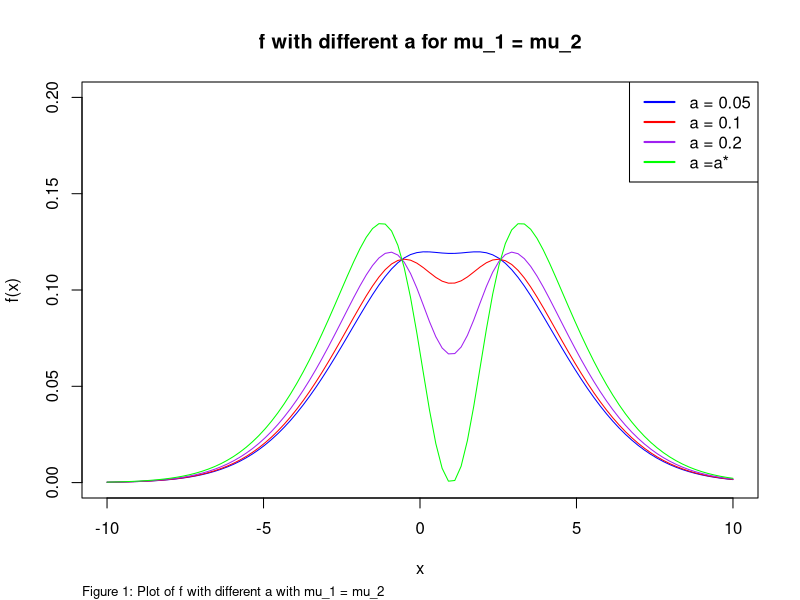
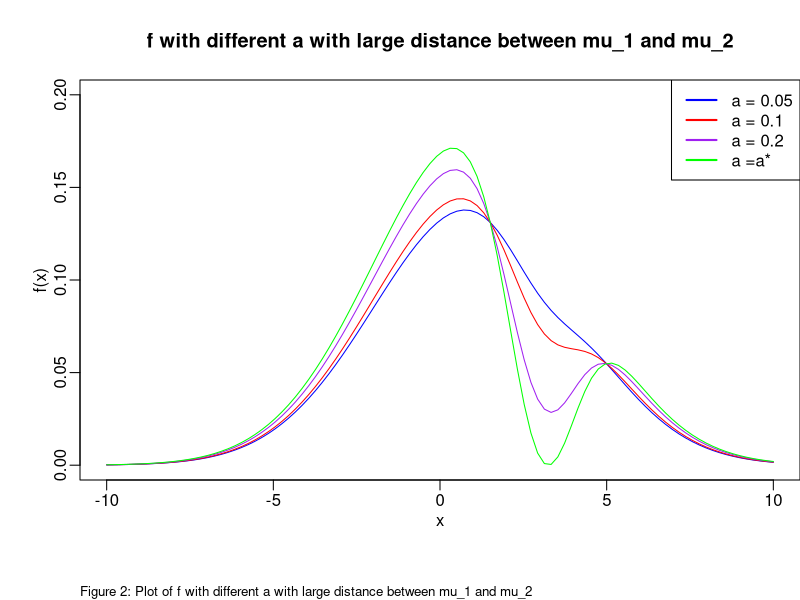
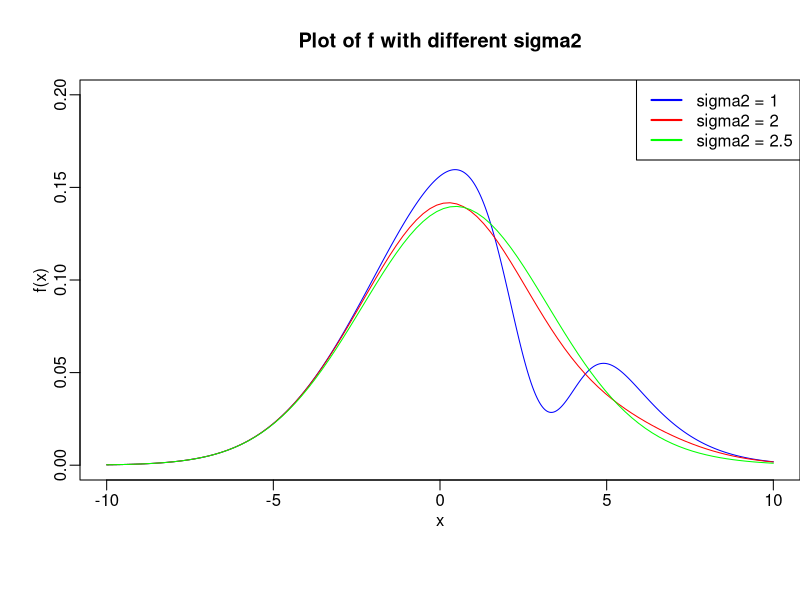
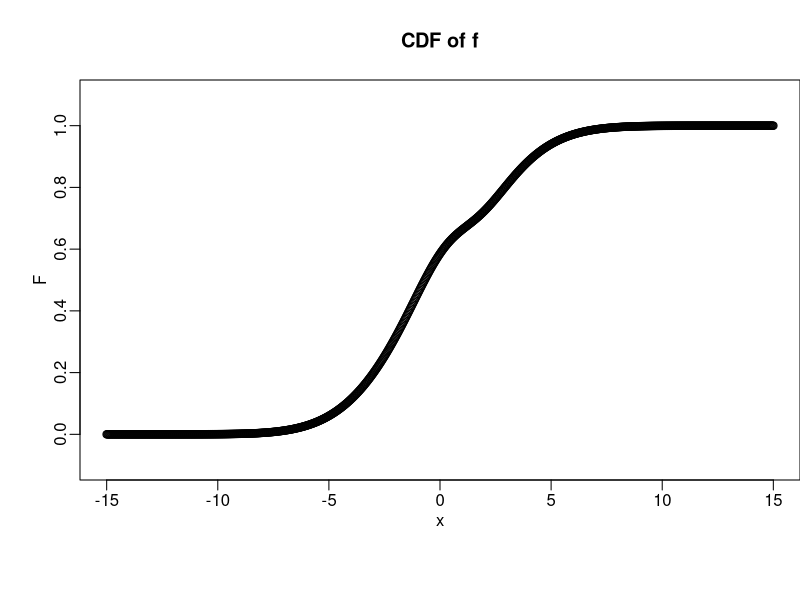
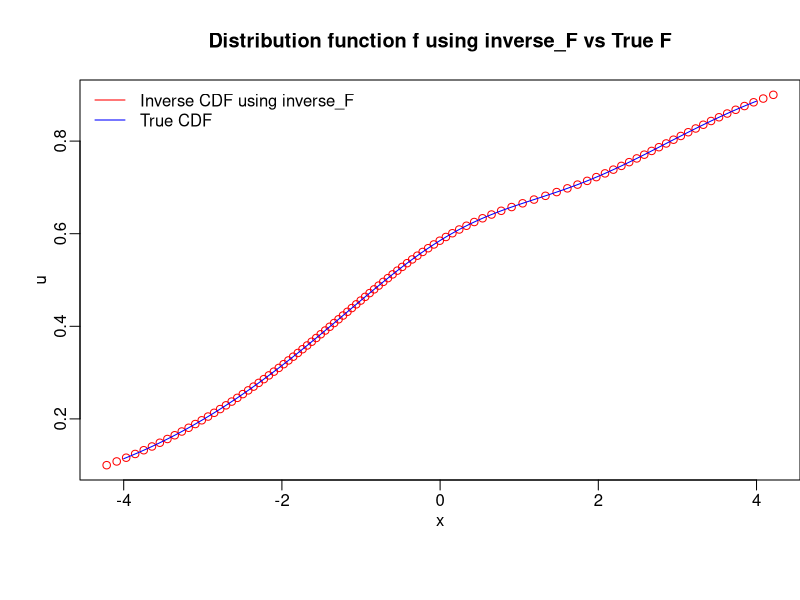
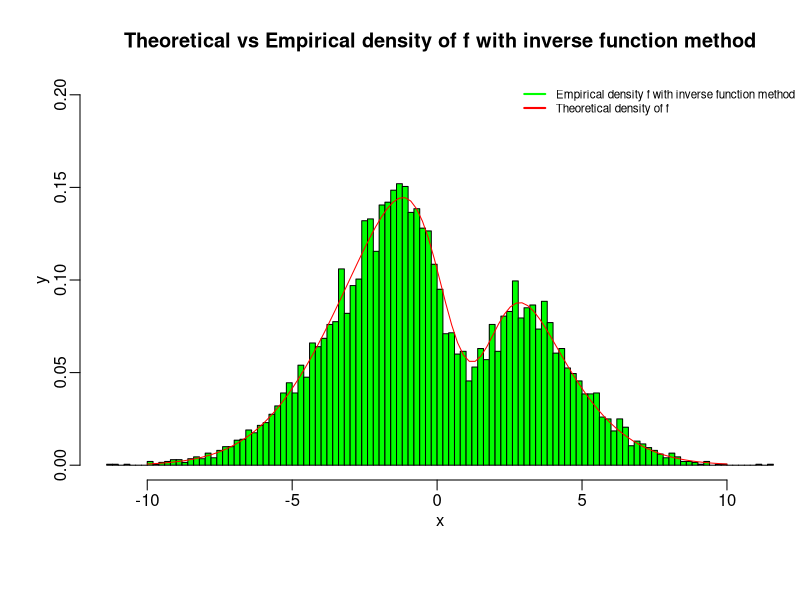
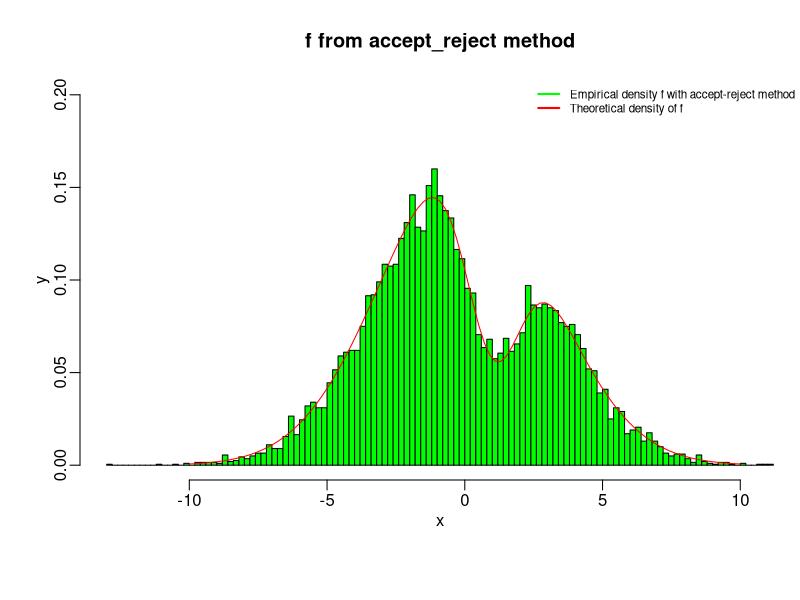
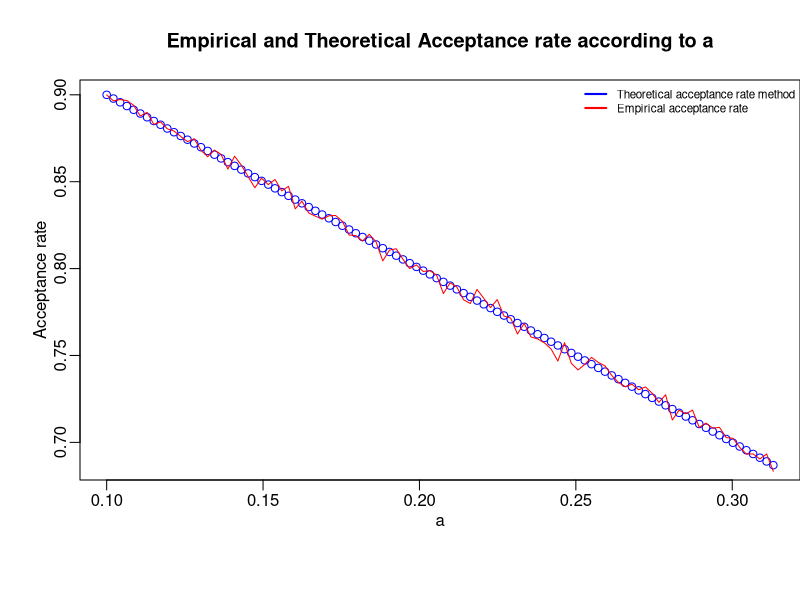

These figures' R source, in order:
## ---- chunk 1
knitr::opts_chunk$set(
  echo = TRUE,                    # Show code
  highlight = TRUE,               # Syntax highlighting
  #tidy = TRUE,                    # Format code
  
  # Wrap long lines at 80 characters
  # tidy.opts = list(width.cutoff = 80,comment = TRUE),  
  attr.source = ".numberLines"    # Show line numbers
)

## ---- chunk 2
f <- function(a, mu_1, mu_2, s_1, s_2, x) {
  C = 1 / (1 - a)
  f1 = (1 / (2 * pi * (s_1^2))^0.5) * exp(-0.5 * ((x - mu_1)^2) / (s_1^2))
  f2 = (1 / (2 * pi * (s_2^2))^0.5) * exp(-0.5 * ((x - mu_2)^2) / (s_2^2))
  return(C * (f1 - a * f2))
}
## ---- chunk 3
mu_1 = 1
mu_2 = 1
s_1 = 3
s_2 = 1
a_borne = s_2/s_1*exp(-(mu_1-mu_2)^2*0.5/(s_1^2-s_2^2)) #calculate a*

#plot first pdf of f with a = 0.05
if( 0.05 <= a_borne){ #each time we need to check that a is inferior than a
  x1<-seq(-10, 10,length.out = 100) #generate a sequence of length 100 from -10 to 10
  y1<-f(a=0.05, mu_1, mu_2, s_1, s_2, x1) #apply f with each element of x1 to get y1
  plot(x1,y1,type = "l", col='blue',ylim = c(0,0.2), 
       main = 'f with different a for mu_1 = mu_2', xlab = 'x', ylab='f(x)') 
}

#plot second pdf of f with a = 0.1
if(0.1 <= a_borne){
  x2<-seq(-10, 10,length.out = 100)
  y2<-f(a=0.1, mu_1, mu_2, s_1, s_2, x1)
  lines(x2,y2, col='red')
}

#plot third pdf of f with a = 0.2
if(0.2 <= a_borne){
  x3<-seq(-10, 10,length.out = 100)
  y3<-f(a=0.2, mu_1, mu_2, s_1, s_2, x1)
  lines(x3,y3, col='purple')
}

#plot fourth pdf of f with a*
x4<-seq(-10, 10,length.out = 100)
y4<-f(a_borne, mu_1, mu_2, s_1, s_2, x1)
lines(x4,y4, col='green') # use lines() to add another line in the same graph

legend("topright", legend = c("a = 0.05","a = 0.1","a = 0.2", "a =a*"),
       col = c("blue", "red", "purple", "green"), lwd =2, lty =1)

par(mar = c(6, 4, 4, 0), mgp = c(1.5, 0.5, 0)) 
mtext("Figure 1: Plot of f with different a with mu_1 = mu_2",side = 1,
      line = 5, adj = 0, cex = 0.8)
## ---- chunk 4
mu_1 = 1
mu_2 = 3
s_1 = 3
s_2 = 1
a_borne = s_2/s_1*exp(-(mu_1-mu_2)^2*0.5/(s_1^2-s_2^2)) #calculate a*

#plot first pdf of f with a = 0.05
if( 0.05 <= a_borne){ #each time we need to check that a is inferior than a
  x1<-seq(-10, 10,length.out = 100) #generate a sequence of length 100 from -10 to 10
  y1<-f(a=0.05, mu_1, mu_2, s_1, s_2, x1) #apply f with each element of x1 to get y1
  plot(x1,y1,type = "l", col='blue',ylim = c(0,0.2), 
       main = 'f with different a with large distance between mu_1 and mu_2',
       xlab = 'x', ylab='f(x)') 
}

#plot second pdf of f with a = 0.1
if(0.1 <= a_borne){
  x2<-seq(-10, 10,length.out = 100)
  y2<-f(a=0.1, mu_1, mu_2, s_1, s_2, x1)
  lines(x2,y2, col='red')
}

#plot third pdf of f with a = 0.2
if(0.2 <= a_borne){
  x3<-seq(-10, 10,length.out = 100)
  y3<-f(a=0.2, mu_1, mu_2, s_1, s_2, x1)
  lines(x3,y3, col='purple')
}

#plot fourth pdf of f with a*
x4<-seq(-10, 10,length.out = 100)
y4<-f(a_borne, mu_1, mu_2, s_1, s_2, x1)
lines(x4,y4, col='green') # use lines() to add another line in the same graph

legend("topright", legend = c("a = 0.05","a = 0.1","a = 0.2", "a =a*"),
       col = c("blue", "red", "purple", "green"), lwd =2, lty =1)

par(mar = c(6, 4, 4, 0), mgp = c(1.5, 0.5, 0)) 
mtext("Figure 2: Plot of f with different a with large distance between mu_1 and mu_2",
      side = 1, line = 5, adj = 0, cex = 0.8)
## ---- chunk 5

mu_1 = 1
mu_2 = 3
s_1 = 3
a=0.2
a_borne = s_2/s_1*exp(-(mu_1-mu_2)^2*0.5/(s_1^2-s_2^2)) #calculate a*

#plot first pdf of f with sigma2 = 1
s_2 = 1 
a_borne = s_2/s_1*exp(-(mu_1-mu_2)^2*0.5/(s_1^2-s_2^2))
#each time we need to check that a is inferior than a and sigma1 > sigma2 because a* depends on sigma1 and sigma2 
if( a <= a_borne && s_1>s_2){ 
  x4<-seq(-10, 10,length.out = 1000)
  y4<-f(a, mu_1, mu_2, s_1, s_2, x4)
  plot(x4,y4, type = 'l', col='blue',ylim = c(0,0.2),
       main = "Plot of f with different sigma2", xlab = "x", ylab = "f(x)")
}

#plot second pdf of f with sigma2 = 2
s_2 = 2
a_borne = s_2/s_1*exp(-(mu_1-mu_2)^2*0.5/(s_1^2-s_2^2))
if( a <= a_borne && s_1>s_2){ 
  x5<-seq(-10, 10,length.out = 100)
  y5<-f(a, mu_1, mu_2, s_1, s_2, x5)
  lines(x5,y5, col='red')
}

#plot third pdf of f with sigma2 = 2.5
s_2 = 2.5
a_borne = s_2/s_1*exp(-(mu_1-mu_2)^2*0.5/(s_1^2-s_2^2))
if( a <= a_borne && s_1>s_2){ 
  x6<-seq(-10, 10,length.out = 100)
  y6<-f(a, mu_1, mu_2, s_1, s_2, x6)
  lines(x6,y6, col='green')}


legend("topright", legend = c("sigma2 = 1","sigma2 = 2","sigma2 = 2.5"), 
       col = c("blue", "red", "green"), lwd =2, lty =1)

## ---- chunk 6
mu_1 = 0
mu_2 = 1
s_1 = 3
s_2 = 1
a=0.2
a_borne = s_2/s_1*exp(-(mu_1-mu_2)^2*0.5/(s_1^2-s_2^2))
## ---- chunk 7
F <- function(a, mu_1, mu_2, s_1, s_2, x) {
  # use R in-built function pnorm to generate cdf of f1 given parameters of x, mu_1 and s_1
  F1 <- pnorm(x, mean = mu_1, sd = s_1) 
  # use R in-built function pnorm to generate cdf of f2 given parameters of x, mu_2 and s_2
  F2 <- pnorm(x, mean = mu_2, sd = s_2) 
  return((F1 - a * F2) / (1 - a))
}

# Test the CDF function
mu_1 = 0
mu_2 = 1
s_1 = 3
s_2 = 1
a=0.2
x<-seq(-15, 15,length.out = 1000)
y<-F(a, mu_1, mu_2, s_1, s_2, x)
plot(x,y, ylim = c(-0.1,1.1), xlab='x', ylab='F', main="CDF of f")
## ---- chunk 8
inverse_F<-function(u,a, mu_1, mu_2, s_1, s_2,eps)
{
  if (u>=1 || u<=0) {stop("Error message: the value of CDF should be in ]0,1[")}
  
  x1 = -1 #initialize two values of x
  x2 = 1
  i=1
  
  #The while loop expands the bounds (x1 and x2) until F(x1) < u < F(x2),
  while((F(a, mu_1, mu_2, s_1, s_2, x1)-u)>0 || (F(a, mu_1, mu_2, s_1, s_2, x2)-u)<0){
    if(F(a, mu_1, mu_2, s_1, s_2, x1)-u>0){
       x1 <- x1*(2^i) # Expand x1 in the negative direction
    }
    if(F(a, mu_1, mu_2, s_1, s_2, x2)-u<0){
       x2 <- x2*(2^i)  # Expand x2 in the positive direction
    }
    i <- i+1
  }
    
  x = x1 
  
  while(abs(x1-x2)>eps){
    x = (x1+x2)/2  # Calculate midpoint
    if((F(a, mu_1, mu_2, s_1, s_2, x)-u)<0){
      x1 <-x # Narrow down the interval
    }else{
      x2<-x
    }
  }
  return(x)
   
}

# Test the inverse function method
mu_1 = 0
mu_2 = 1
s_1 = 3
s_2 = 1 
a = 0.2

# F_mirror wraps inverse_F, fixing parameters so we can apply it to multiple u values easily
F_mirror<-function(u){
  return(inverse_F(u,a, mu_1, mu_2, s_1, s_2,eps=0.0001))
}
u<-seq(0.1,0.9,length.out=100) #create a sequence of u

x <- sapply(u,F_mirror) #apply F_mirror to each element of u to get the root x
z<-seq(-4,4,length.out = 1000)
y <- F(a, mu_1, mu_2, s_1, s_2, z) # apply F to get the real CDF value as comparison
plot(x,u,col="red", main = "Distribution function f using inverse_F vs True F")
lines(z,y,col="blue")
legend("topleft", legend = c("Inverse CDF using inverse_F", "True CDF"),
       col = c("red", "blue"), lty = 1, bty = "n")
## ---- chunk 9
X_inverse<-function(a, mu_1, mu_2, s_1, s_2,eps=0.0001){
  u<-runif(1) #generate a uniformly distributed random number
  return(inverse_F(u,a, mu_1, mu_2, s_1, s_2,eps))
}
## ---- chunk 10
inv_cdf<-function(n){
  X<-numeric(length = n) #Initialize a numeric vector to store n samples
  for (i in 1:n){
    X[i]<-X_inverse(a, mu_1, mu_2, s_1, s_2,eps=0.0001) # Generate and store each sample
  }
  return(X)
}

#Test
mu_1 = 0
mu_2 = 1
s_1 = 3
s_2 = 1 
a = 0.2
n = 10000
set.seed(1)

# Plot the histogram of the empirical density using the inverse function method
hist(inv_cdf(n),breaks = 100, col = 'green', ylim = c(0,0.2), freq = FALSE,
     c(5, 4, 4, 8), 
     main = "Theoretical vs Empirical density of f with inverse function method", xlab="x",ylab="y")
x2<-seq(-10, 10,length.out = 100)
y2<-f(a, mu_1, mu_2, s_1, s_2, x2)# Calculate the theoretical density of f at each x value 
lines(x2,y2, col='red') # Add the theoretical density as a red line on the plot
legend("topright", legend = c("Empirical density f with inverse function method",
                              "Theoretical density of f"),
       col = c("green", "red"), lwd =2, cex= 0.7, bty="n")
## ---- chunk 11
#The accept_reject_once function generate one sample following f using the accept-reject algorithm.
accept_reject_once<-function(a, mu_1, mu_2, s_1, s_2){
  M<- 1/(1-a)
  #Generate a candidate sample from the selected g (which is f1, a normal distribution)
  y<- rnorm(1,mean = mu_1, sd = s_1)
  u<- runif(1)
  i = 1 # Initialize iteration counter to track number of tries
  #Keep generating candidates until one is accepted
  while((M*u)>(f(a, mu_1, mu_2, s_1, s_2, y)/dnorm(y, mu_1, s_1))){
    u<-runif(1)
    y<-rnorm(1,mean = mu_1, sd = s_1)
    i <- i+1 
  }
  return (list(rv = y, nt = i))# Return the accepted sample and the number of tries
}

#The accept_reject function generates n samples from the target distribution f
accept_reject<-function(n){
  X<-numeric(n) # Initialize a vector to store n accepted samples
  s<- 0 # Initialize a counter to sum up the total number of iterations (trials)
  for (j in 1:n){
      # Generate one accepted sample using accept-reject
      res <- accept_reject_once(a, mu_1, mu_2, s_1, s_2)  
      X[j]<- res$rv # Store the accepted sample in the vector
      s <- s+res$nt  # Accumulate the number of iterations for acceptance
    }
  return (list(rv = X, ar =n/s) ) # Return the accepted samples and the acceptance rate
}

#Test 
mu_1 = 0
mu_2 = 1
s_1 = 3
s_2 = 1
a = 0.2
n = 10000
set.seed(1)
res<-accept_reject(n)
hist(res$rv,freq=FALSE, col='green', breaks = 100, ylim = c(0,0.2),
     main = "f from accept_reject method", xlab="x",ylab="y")
x2<-seq(-10, 10,length.out = 100)
y2<-f(a, mu_1, mu_2, s_1, s_2, x2)
lines(x2,y2, col='red')
legend("topright", legend = c("Empirical density f with accept-reject method",
                              "Theoretical density of f"),
       col = c("green", "red"), lwd =2, cex= 0.7, bty="n")
## ---- chunk 12
b = seq(0.1,a_borne,length.out=100) # Create a sequence of a values ranging from 0.1 to a_borne
t_ar = 1-b # Calculate the theoretical acceptance rate as 1 - b

# Plot the theoretical acceptance rate
plot(b,t_ar, col = "blue", xlab="a", ylab="Acceptance rate", 
     main="Empirical and Theoretical Acceptance rate according to a") 
ar_list<-numeric(100)# Initialize a numeric vector to store empirical acceptance rates
j = 1 
set.seed(1)
for (a in b){
  res<-accept_reject(10000)# Generate 10,000 samples using accept-reject method
  ar_list[j]<-res$ar  # Store the empirical acceptance rate of each sample 
  j <- j+1
}
lines(b,ar_list,col="red") # Plot the empirical acceptance rate
legend("topright", legend = c("Theoretical acceptance rate method","Empirical acceptance rate"),
       col = c("blue", "red"), lwd =2, cex= 0.7, bty="n")
